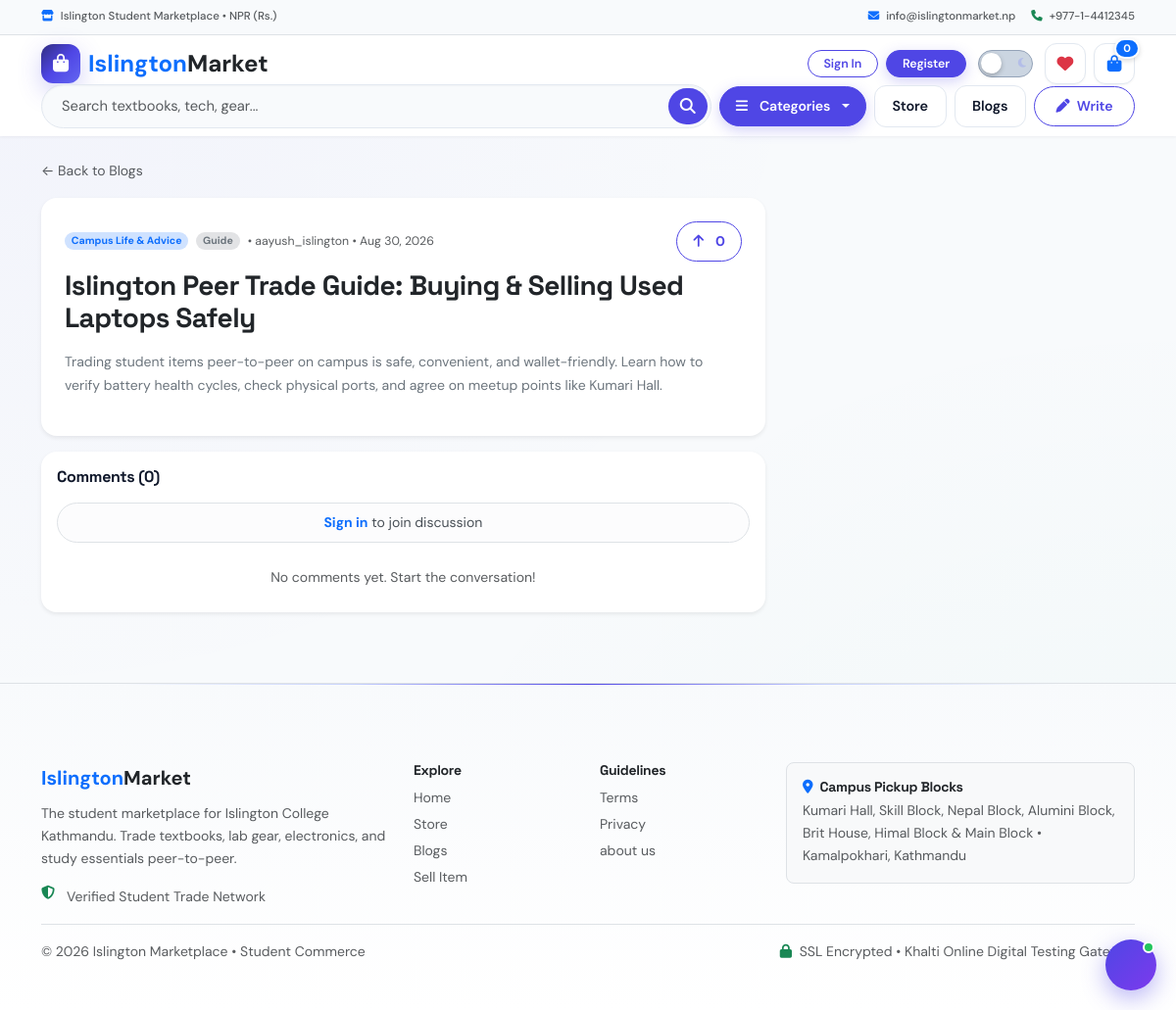
/blog/5/, run on the app's committed database.
### blog/models.py (models this page shows, shortened)
class Post(models.Model):
    TAG_CHOICES = [('Discussion', 'Discussion'), ('Question', 'Question / Help'), ('Guide', 'Guide / Tips'), ('Review', 'Review')]
    author = models.ForeignKey(User, on_delete=models.SET_NULL, null=True, blank=True, related_name='blog_posts')
    title = models.CharField(max_length=250)
    content = models.TextField()
    category = models.ForeignKey(Category, on_delete=models.CASCADE, related_name='posts')
    tag = models.CharField(max_length=20, choices=TAG_CHOICES, default='Discussion')
    post_image = models.ImageField(upload_to='blogs/', blank=True, null=True)
    upvotes = models.ManyToManyField(User, related_name='upvoted_posts', blank=True)
    created_at = models.DateTimeField(auto_now_add=True)
    updated_at = models.DateTimeField(auto_now=True)
    status = models.BooleanField(default=True)
    class Meta: ordering = ['-created_at']
    @property
    def upvote_count(self): return self.upvotes.count()

class Category(models.Model):
    name = models.CharField(max_length=100)
    category_image = models.ImageField(upload_to='blog_categories/', blank=True, null=True)
    class Meta:
        verbose_name = 'Genre / Community'
        verbose_name_plural = 'Genres / Communities'

### pages/models.py (models this page shows, shortened)
class Page(models.Model):
    title = models.CharField(max_length=100)
    slug = models.SlugField(unique=True)
    content = models.TextField()
    created_at = models.DateTimeField(auto_now_add=True)

### blog/views.py (the view)
# urls.py: path('<int:id>/', views.blog_detail, name='blog_detail'),
def blog_detail(request, id):
    p = get_object_or_404(Post.objects.select_related('category', 'author').prefetch_related('comments__author', 'upvotes'), pk=id)
    has_upvoted = request.user.is_authenticated and p.upvotes.filter(id=request.user.id).exists()
    return render(request, 'blog/blog_detail.html', {'blog': p, 'comments': p.comments.all(), 'has_upvoted': has_upvoted})

### Templates/blog/blog_detail.html (shortened to what this page needs)
{% extends 'master/base.html' %}
{% load static %}
{% block content %}
<div class="container py-4">
  <nav class="small mb-3"><a href="{% url 'blog' %}" class="text-muted text-decoration-none">&larr; Back to Blogs</a></nav>
  <div class="row g-3">
    <div class="col-lg-8">
      <div class="card border-0 shadow-sm rounded-4 p-4 bg-white mb-3">
        <div class="d-flex justify-content-between align-items-center flex-wrap gap-2 mb-2">
          <div class="d-flex gap-2 align-items-center small">
            <span class="badge bg-primary-subtle text-primary rounded-pill">{{ blog.category.name }}</span>
            <span class="badge bg-secondary-subtle text-secondary rounded-pill">{{ blog.tag }}</span>
            <small class="text-muted">&bull; {{ blog.author.username|default:"Admin" }} &bull; {{ blog.created_at|date:"M d, Y" }}</small>
          </div>
          <div class="d-flex gap-2 align-items-center">
            <form action="{% url 'toggle_upvote' blog.id %}" method="POST" class="d-inline">{% csrf_token %}<button class="btn btn-sm btn-outline-primary rounded-pill px-3 fw-bold"><i class="fas fa-arrow-up me-1"></i>{{ blog.upvote_count }}</button></form>
          </div>
        </div>
        <h3 class="fw-bold text-dark mb-3">{{ blog.title }}</h3>
        <div class="text-secondary small" style="line-height:1.7;">{{ blog.content|linebreaks }}</div>
      </div>
      <div class="card border-0 shadow-sm rounded-4 p-3 bg-white">
        <h6 class="fw-bold mb-3">Comments ({{ comments|length }})</h6>
        {% if user.is_authenticated %}
        <form action="{% url 'add_comment' blog.id %}" method="POST" class="mb-3">
          {% csrf_token %}
          <div class="input-group">
            <input type="text" name="content" class="form-control form-control-sm rounded-start-pill" placeholder="Write a comment..." required/>
            <button class="btn btn-primary btn-sm rounded-end-pill px-3 fw-bold">Post</button>
          </div>
        </form>
        {% else %}
        <div class="alert alert-light border rounded-pill py-2 text-center small mb-3"><a href="{% url 'student_login' %}?next={{ request.path }}" class="fw-bold text-primary">Sign in</a> to join discussion</div>
        {% endif %}
        <div class="d-flex flex-column gap-2">
          {% for c in comments %}
          <div class="p-2 bg-light rounded-3 small">
            <div class="d-flex justify-content-between mb-1"><strong>{{ c.author.username }}</strong><span class="text-muted" style="font-size:.7rem;">{{ c.created_at|timesince }} ago</span></div>
            <div class="text-secondary">{{ c.content }}</div>
          </div>
          {% empty %}<p class="text-muted text-center py-2 mb-0 small">No comments yet. Start the conversation!</p>{% endfor %}
        </div>
      </div>
    </div>
  </div>
</div>
{% endblock %}

### Templates/master/base.html (shortened to what this page needs)
{% load static %}
<!doctype html>
<html lang="en" data-theme="light" data-bs-theme="light">
<head>
  <link href="https://cdn.jsdelivr.net/npm/bootstrap@5.3.3/dist/css/bootstrap.min.css" rel="stylesheet">
  <link rel="stylesheet" href="https://cdnjs.cloudflare.com/ajax/libs/font-awesome/6.6.0/css/all.min.css"/>
  <link rel="stylesheet" href="{% static 'css/style.css' %}?v=13.0">
</head>
<body class="site-body">
  <header class="section-header">
    <nav class="top-bar-nav py-2 border-bottom" aria-label="Quick Contacts">
      <div class="container d-flex justify-content-between align-items-center small text-muted">
        <div><i class="fas fa-store text-primary me-1"></i> Islington Student Marketplace &bull; NPR (Rs.)</div>
        <div class="d-flex gap-3">
          <a href="mailto:info@islingtonmarket.np" class="text-muted text-decoration-none"><i class="fas fa-envelope text-primary me-1"></i> info@islingtonmarket.np</a>
          <a href="tel:+97714412345" class="text-muted text-decoration-none d-none d-sm-inline"><i class="fas fa-phone text-success me-1"></i> +977-1-4412345</a>
        </div>
      </div>
    </nav>
    <section class="header-main py-2">
      <div class="container">
        <div class="d-flex align-items-center justify-content-between gap-2 mb-2 mb-lg-0">
          <div class="d-flex align-items-center gap-2">
            <a href="{% url 'home' %}" class="brand-wrap text-decoration-none d-flex align-items-center gap-2" aria-label="Islington Marketplace Homepage">
              {% if site_setting.logo %}<img class="logo" src="{{ site_setting.logo.url }}" alt="Islington Logo"/>{% else %}
              <div class="brand-icon-wrap"><i class="fas fa-shopping-bag"></i></div>
              <span class="fs-4 fw-bold text-primary">Islington<span class="text-dark">Market</span></span>
              {% endif %}
            </a>
          </div>
          <div class="d-flex align-items-center gap-1 gap-sm-2">
            {% if user.is_authenticated %}
            <div class="dropdown">
              <a href="#" class="widget-header d-flex align-items-center gap-1 text-decoration-none" data-bs-toggle="dropdown" aria-expanded="false" aria-label="User account menu">
                <div class="widget-icon-btn"><i class="fas fa-user text-primary"></i></div>
                <span class="small fw-bold text-dark d-none d-xl-inline ms-1">{{ user.first_name|default:user.username }}</span>
              </a>
              <ul class="dropdown-menu dropdown-menu-end shadow border-0 p-2" style="border-radius:12px;min-width:190px;">
                <li class="px-2 py-1 border-bottom mb-1 small fw-bold text-dark">{{ user.email }}</li>
                <li><a class="dropdown-item py-1 rounded" href="{% url 'user_profile' %}"><i class="fas fa-th-large me-2 text-primary"></i> Dashboard</a></li>
                <li><a class="dropdown-item py-1 rounded" href="{% url 'user_profile' %}?tab=products"><i class="fas fa-box-open me-2 text-primary"></i> My Listings</a></li>
                <li><a class="dropdown-item py-1 rounded" href="{% url 'user_profile' %}?tab=add"><i class="fas fa-plus-circle me-2 text-success"></i> Post Listing</a></li>
                <li><a class="dropdown-item py-1 rounded" href="{% url 'user_profile' %}?tab=orders"><i class="fas fa-receipt me-2 text-primary"></i> My Orders</a></li>
                <li><a class="dropdown-item py-1 rounded" href="{% url 'user_profile' %}?tab=wishlist"><i class="fas fa-heart me-2 text-danger"></i> Wishlist</a></li>
                <li><a class="dropdown-item py-1 rounded" href="{% url 'user_profile' %}?tab=recvreq"><i class="fas fa-inbox me-2 text-warning"></i> Offers</a></li>
                <li><hr class="my-1"/><a class="dropdown-item py-1 rounded text-danger" href="{% url 'student_logout' %}"><i class="fas fa-sign-out-alt me-2"></i> Log Out</a></li>
              </ul>
            </div>
            <div class="position-relative" id="notifBellWrap">
              <a href="javascript:void(0)" class="widget-header position-relative text-decoration-none" onclick="toggleNotif(event)" aria-label="Notifications" role="button">
                <div class="widget-icon-btn"><i class="fas fa-bell text-secondary"></i></div>
                <span class="badge bg-danger widget-badge" id="notifCountBadge" style="display:none;">0</span>
              </a>
              <div class="notif-dropdown-panel shadow" id="notifDropdownPanel" role="region" aria-label="Notifications panel">
                <div class="p-2 bg-primary text-white d-flex justify-content-between align-items-center">
                  <span class="fw-bold small"><i class="fas fa-bell me-1"></i> Notifications</span>
                  <button type="button" class="btn btn-sm btn-link text-white text-decoration-none p-0 small" onclick="markAllNotifRead(event)" aria-label="Mark all as read">Mark read</button>
                </div>
                <div id="notifDropdownBody" style="max-height:250px;overflow-y:auto;"><div class="p-3 text-center text-muted small">No notifications</div></div>
                <div class="p-2 bg-light text-center border-top"><a href="{% url 'user_profile' %}?tab=orders" class="small text-primary text-decoration-none fw-semibold">Dashboard &rarr;</a></div>
              </div>
            </div>
            {% else %}
            <a href="{% url 'student_login' %}" class="btn btn-outline-primary btn-sm rounded-pill px-2 px-sm-3 py-1 fw-semibold" style="font-size:0.78rem;">Sign In</a>
            <a href="{% url 'student_register' %}" class="btn btn-primary btn-sm rounded-pill px-2 px-sm-3 py-1 fw-semibold d-none d-sm-inline" style="font-size:0.78rem;">Register</a>
            {% endif %}
            <label class="theme-switch" title="Toggle Dark / Light Mode" aria-label="Toggle Dark / Light Mode">
              <span class="theme-slider">
                <i class="fas fa-moon icon-moon"></i>
                <span class="theme-thumb"></span>
              </span>
            </label>
            <a href="{% url 'user_profile' %}?tab=wishlist" class="widget-header text-decoration-none d-none d-sm-flex" aria-label="Saved items and wishlist"><div class="widget-icon-btn"><i class="fas fa-heart text-danger"></i></div></a>
            <a href="{% url 'cart:cart_detail' %}" class="widget-header position-relative text-decoration-none" aria-label="Shopping bag">
              <div class="widget-icon-btn"><i class="fas fa-shopping-bag text-primary"></i></div>
              <span class="badge bg-primary widget-badge" id="cartCountBadge">{{ cart_count|default:0 }}</span>
            </a>
          </div>
        </div>
        <div class="d-flex align-items-center gap-2">
          <div class="flex-grow-1 position-relative">
            <form action="{% url 'products' %}" method="GET" class="search-wrapper" autocomplete="off" role="search">
              <input type="text" name="q" id="globalSearchInput" class="form-control form-control-sm rounded-pill" placeholder="Search textbooks, tech, gear..." value="{{ query|default:'' }}" aria-label="Search items"/>
              <button class="search-btn" type="submit" aria-label="Submit search"><i class="fas fa-search"></i></button>
            </form>
          </div>
          <div class="dropdown">
            <button class="btn btn-primary btn-sm dropdown-toggle rounded-pill px-3 text-nowrap" data-bs-toggle="dropdown" aria-expanded="false" aria-label="Browse categories menu"><i class="fas fa-bars me-1"></i> Categories</button>
          </div>
          <a href="{% url 'products' %}" class="btn btn-nav-link d-none d-md-inline">Store</a>
          <a href="{% url 'blog' %}" class="btn btn-nav-link d-none d-md-inline">Blogs</a>
          <a href="{% url 'blog_create' %}" class="btn btn-outline-primary btn-sm rounded-pill d-none d-lg-inline"><i class="fas fa-pen me-1"></i> Write</a>
        </div>
      </div>
    </section>
  </header>
  <main id="mainContent">{% block content %}{% endblock %}</main>
  <footer class="section-footer mt-5 border-top bg-white">
    <div class="container py-4">
      <div class="row g-4">
        <div class="col-lg-4 col-md-6">
          <div class="fs-5 fw-bold text-primary mb-2">Islington<span class="text-dark">Market</span></div>
          <p class="text-muted small mb-3">The student marketplace for Islington College Kathmandu. Trade textbooks, lab gear, electronics, and study essentials peer-to-peer.</p>
          <div class="d-flex gap-2 text-muted small"><i class="fas fa-shield-alt text-success me-1"></i> Verified Student Trade Network</div>
        </div>
        <div class="col-lg-2 col-6">
          <h6 class="fw-bold small text-dark mb-2">Explore</h6>
          <ul class="list-unstyled small d-flex flex-column gap-1 text-muted">
            <li><a href="{% url 'home' %}" class="text-muted text-decoration-none">Home</a></li>
            <li><a href="{% url 'products' %}" class="text-muted text-decoration-none">Store</a></li>
            <li><a href="{% url 'blog' %}" class="text-muted text-decoration-none">Blogs</a></li>
            <li><a href="{% url 'user_profile' %}?tab=add" class="text-muted text-decoration-none">Sell Item</a></li>
          </ul>
        </div>
        <div class="col-lg-2 col-6">
          <h6 class="fw-bold small text-dark mb-2">Guidelines</h6>
          <ul class="list-unstyled small d-flex flex-column gap-1 text-muted">
            <li><a href="{% url 'terms_and_conditions' %}" class="text-muted text-decoration-none">Terms</a></li>
            <li><a href="{% url 'privacy_policy' %}" class="text-muted text-decoration-none">Privacy</a></li>
            {% for page in pages %}<li><a href="{% url 'page_detail' page.slug %}" class="text-muted text-decoration-none">{{ page.title }}</a></li>{% endfor %}
          </ul>
        </div>
        <div class="col-lg-4 col-md-12">
          <div class="p-3 bg-light rounded-3 border">
            <h6 class="fw-bold small text-dark mb-1"><i class="fas fa-map-marker-alt text-primary me-1"></i> Campus Pickup Blocks</h6>
            <p class="text-muted small mb-0">Kumari Hall, Skill Block, Nepal Block, Alumini Block, Brit House, Himal Block &amp; Main Block &bull; Kamalpokhari, Kathmandu</p>
          </div>
        </div>
      </div>
      <div class="pt-3 mt-3 border-top d-flex justify-content-between align-items-center flex-wrap small text-muted">
        <div>&copy; 2026 Islington Marketplace &bull; Student Commerce</div>
        <div><i class="fas fa-lock text-success me-1"></i> SSL Encrypted &bull; Khalti Online Digital Testing Gateway</div>
      </div>
    </div>
  </footer>
  <div id="aiChatWidget" class="ai-chat-widget">
    <button type="button" id="aiChatToggleBtn" class="ai-chat-toggle-btn" onclick="toggleAi()" title="Islington AI Shopping Assistant" aria-label="Open Islington AI Shopping Assistant">
      <span class="pulse-dot"></span>
    </button>
  </div>
</body>
</html>

### data on the page
Post: category.name "Campus Life & Advice", tag "Guide", author.username "aayush_islington", created_at "Aug 30, 2026", upvote_count "0", title "Islington Peer Trade Guide: Buying & Selling Used Laptops Safely", content "Trading student items peer-to-peer on campus is safe, convenient, and wallet-friendly. Learn how to verify battery health cycles, check physical ports, and agree on meetup points like Kumari Hall."
Page: title "about us"

### other printed values
{{ cart_count|default:0 }} "0"
{{ comments|length }} "0"
